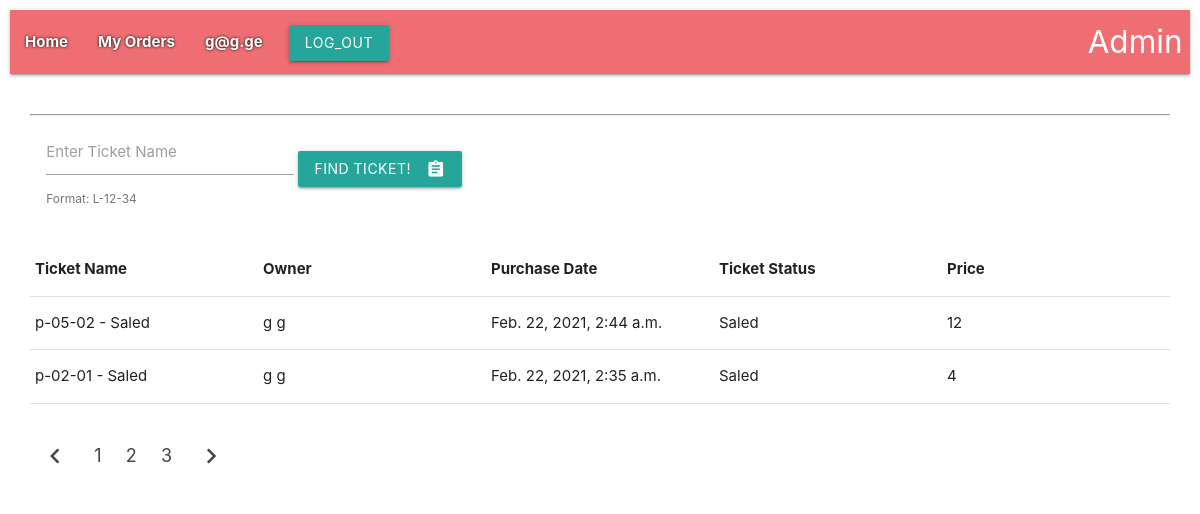
Page /orders/?page=2&name= (signed in) on the earlier database version.
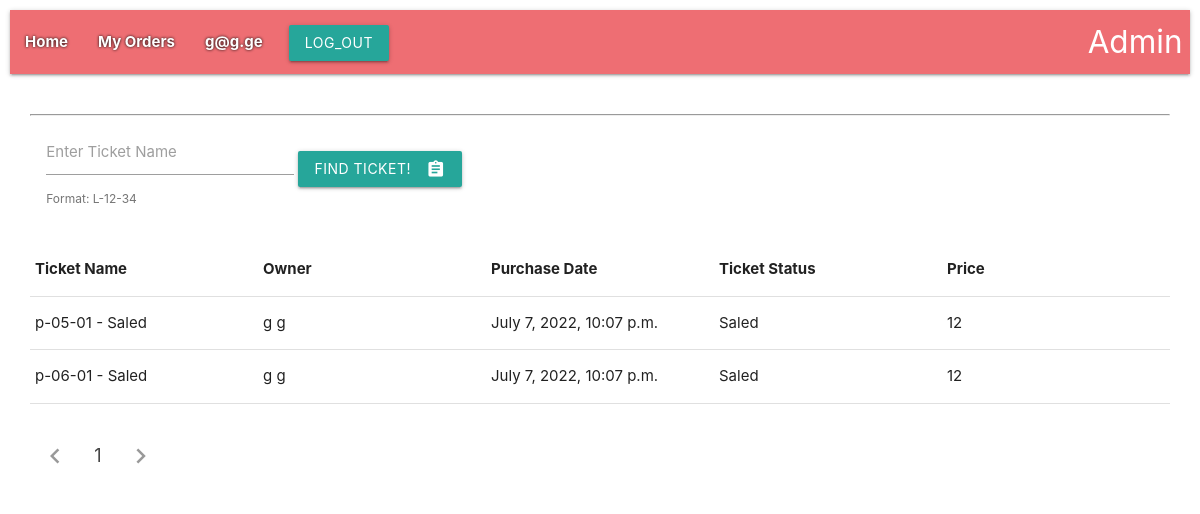
Same page on the later database version.
### tickets/models.py (models this page shows, shortened)
class Order(models.Model):
    ticket = models.OneToOneField(
        to='Ticket', on_delete=models.CASCADE,
        related_name='orders'
    )
    t_price = models.IntegerField(default=0)
    sale_date = models.DateTimeField(verbose_name="Sale time", auto_now_add=True)
    user = models.ForeignKey(to='user.User', on_delete=models.PROTECT, related_name='orders')
    class Meta:
        verbose_name = _('Order')
        verbose_name_plural = _('Orders')

class Ticket(models.Model):
    name = models.CharField(max_length=24, verbose_name='Name')
    start_time = models.DateTimeField(verbose_name='Start time', default=datetime(2021, 2, 3))
    end_time = models.DateTimeField(verbose_name="End time", default=datetime(2021, 2, 4))
    code = models.IntegerField(unique=True)
    price = models.IntegerField(default=12)
    class StatusType(TextChoices):
        FREE = 'Free', _("Free")
        SALED = 'Saled', _("Saled")
    status = models.CharField(max_length=5, choices=StatusType.choices, default=StatusType.FREE)
    def __str__(self):
        return f'{self.name} - {self.status}'
    class Meta:
        verbose_name = _('Ticket')
        verbose_name_plural = _('Tickets')

### user/models.py (models this page shows)
class User(AbstractUser):
    username = None
    email = models.EmailField(_('email address'), unique=True)
    salary = models.DecimalField(
        max_digits=8, decimal_places=2,
        verbose_name=_('Salary'), help_text='in Lari)', default=Decimal(100)
    )
    phone_number = models.CharField(max_length=50, verbose_name=_('Phone Number'))
    objects = UserManager()
    USERNAME_FIELD = 'email'
    REQUIRED_FIELDS = []
    def __str__(self):
        return self.get_full_name()
    class Meta:
        verbose_name = _('Employee')
        verbose_name_plural = _('Employees')

### tickets/views.py (the view)
# urls.py: path('orders/', lr(order), name='order'),
def order(request: WSGIRequest):
    order_q = Q()
    q1 = request.GET.get('name')
    if q1:
        order_q &= Q(ticket__name__icontains=q1)
    order_list = Order.objects.filter(user=request.user.pk).filter(order_q).order_by('-pk')
    paginator = Paginator(order_list, 2)  # Show 12 contacts per page.
    page_number = request.GET.get('page')
    page_obj = paginator.get_page(page_number)
    context = {
        'page_obj': page_obj,
    }
    return render(request=request, template_name='tickets/orders.html', context=context)

### templates/tickets/orders.html
{% extends 'base.html' %}
{% block content %}
<div class="row">
</div>
<div style="padding:0 20px">
    <div class="row">
        <form class="col s12 m5 l5" action="." method="get">
            <div class="row">
                <div class="col s12">
                    <div class="input-field inline">
                        <input id="search_ticket" type="text" name="name" value="{{ request.GET.name }}">
                        <label for="search_ticket">Enter Ticket Name</label>
                        <span class="helper-text" data-error="wrong" data-success="right">Format: L-12-34</span>
                    </div>
                    <button class="btn waves-effect waves-light" type="submit" name="action">Find Ticket!
                        <i class="material-icons right">assignment</i>
                    </button>
                </div>
            </div>
        </form>
        <hr>
        <table>
            <thead>
            <tr>
                <th style="width: 20%">Ticket Name</th>
                <th style="width: 20%">Owner</th>
                <th style="width: 20%">Purchase Date</th>
                <th style="width: 20%">Ticket Status</th>
                <th style="width: 20%">Price</th>
            </tr>
            </thead>
        </table>
        {% for ticket in page_obj %}
        <table>
            <tbody>
            <tr>
                <td style="width: 20%">{{ ticket.ticket }}</td>
                <td style="width: 20%">{{ ticket.user }}</td>
                <td style="width: 20%">{{ ticket.sale_date }}</td>
                <td style="width: 20%">{{ ticket.ticket.status }}</td>
                <td style="width: 20%">{{ ticket.t_price }}</td>
            </tr>
            </tbody>
        </table>
        {% endfor %}
<br>
        <ul class="pagination">
            {% if page_obj.has_previous %}
            <li class="waves-effect"><a href="?page={{ page_obj.previous_page_number }}&name={{ request.GET.name }}">
                <i class="material-icons">chevron_left</i></a>
            </li>
            {% else %}
            <li class="disabled"><a href="#!"><i class="material-icons">chevron_left</i></a></li>
            {% endif %}
            {% for i in page_obj.paginator %}
            {% if request.GET.page == i.number  %}
            <li class="active"><a href="?page={{i.number}}&name={{ request.GET.name }}">{{ i.number }}</a></li>
            {% else %}
            <li class="waves-effect"><a href="?page={{i.number}}&name={{ request.GET.name }}">{{ i.number }}</a></li>
            {% endif %}
            {% endfor %}
            {% if page_obj.has_next %}
            <li class="waves-effect"><a href="?page={{ page_obj.next_page_number }}&name={{ request.GET.name }}">
                <i class="material-icons">chevron_right</i></a>
            </li>
            {% else %}
            <li class="disabled"><a href="#!"><i class="material-icons">chevron_right</i></a></li>
            {% endif %}
        </ul>
    </div>
</div>
{% endblock %}

Differences in the rows shown:
removed Order: ticket "p-05-02 - Saled", user "g g", sale_date "Feb. 22, 2021, 2:44 a.m.", ticket.status "Saled", t_price "12"
removed Order: ticket "p-02-01 - Saled", user "g g", sale_date "Feb. 22, 2021, 2:35 a.m.", ticket.status "Saled", t_price "4"
added Order: ticket "p-05-01 - Saled", user "g g", sale_date "July 7, 2022, 10:07 p.m.", ticket.status "Saled", t_price "12"
added Order: ticket "p-06-01 - Saled", user "g g", sale_date "July 7, 2022, 10:07 p.m.", ticket.status "Saled", t_price "12"
Other differences:
list line gone: "2"
list line gone: "3"
